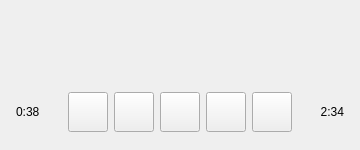
<?xml version="1.0" encoding="UTF-8"?>
<ui version="4.0">
 <class>PictureInPictureDialog</class>
 <widget class="QDialog" name="PictureInPictureDialog">
  <property name="geometry">
   <rect>
    <x>0</x>
    <y>0</y>
    <width>360</width>
    <height>150</height>
   </rect>
  </property>
  <property name="sizePolicy">
   <sizepolicy hsizetype="Expanding" vsizetype="Expanding">
    <horstretch>0</horstretch>
    <verstretch>0</verstretch>
   </sizepolicy>
  </property>
  <property name="minimumSize">
   <size>
    <width>360</width>
    <height>150</height>
   </size>
  </property>
  <property name="maximumSize">
   <size>
    <width>16777215</width>
    <height>16777215</height>
   </size>
  </property>
  <property name="mouseTracking">
   <bool>true</bool>
  </property>
  <property name="windowTitle">
   <string>Dialog</string>
  </property>
  <property name="styleSheet">
   <string notr="true"/>
  </property>
  <layout class="QVBoxLayout" name="verticalLayout">
   <property name="spacing">
    <number>0</number>
   </property>
   <property name="leftMargin">
    <number>0</number>
   </property>
   <property name="topMargin">
    <number>18</number>
   </property>
   <property name="rightMargin">
    <number>0</number>
   </property>
   <property name="bottomMargin">
    <number>0</number>
   </property>
   <item>
    <layout class="QHBoxLayout" name="horizontalLayout_2">
     <property name="spacing">
      <number>12</number>
     </property>
     <property name="leftMargin">
      <number>16</number>
     </property>
     <property name="rightMargin">
      <number>16</number>
     </property>
     <property name="bottomMargin">
      <number>6</number>
     </property>
     <item>
      <layout class="QVBoxLayout" name="verticalLayout_2">
       <property name="spacing">
        <number>3</number>
       </property>
       <item>
        <spacer name="verticalSpacer">
         <property name="orientation">
          <enum>Qt::Vertical</enum>
         </property>
         <property name="sizeHint" stdset="0">
          <size>
           <width>20</width>
           <height>40</height>
          </size>
         </property>
        </spacer>
       </item>
       <item>
        <layout class="QHBoxLayout" name="horizontalLayout_4"/>
       </item>
       <item>
        <widget class="StrongBodyLabel" name="title_label">
         <property name="text">
          <string/>
         </property>
        </widget>
       </item>
       <item>
        <widget class="BodyLabel" name="author_label">
         <property name="styleSheet">
          <string notr="true">QLabel {
	color: lightgray;
	font-size: 13px;
}</string>
         </property>
         <property name="text">
          <string/>
         </property>
        </widget>
       </item>
       <item>
        <spacer name="verticalSpacer_2">
         <property name="orientation">
          <enum>Qt::Vertical</enum>
         </property>
         <property name="sizeHint" stdset="0">
          <size>
           <width>20</width>
           <height>40</height>
          </size>
         </property>
        </spacer>
       </item>
      </layout>
     </item>
     <item>
      <spacer name="horizontalSpacer_2">
       <property name="orientation">
        <enum>Qt::Horizontal</enum>
       </property>
       <property name="sizeHint" stdset="0">
        <size>
         <width>40</width>
         <height>20</height>
        </size>
       </property>
      </spacer>
     </item>
     <item>
      <widget class="QLabel" name="thumbnail_label">
       <property name="minimumSize">
        <size>
         <width>60</width>
         <height>60</height>
        </size>
       </property>
       <property name="maximumSize">
        <size>
         <width>60</width>
         <height>60</height>
        </size>
       </property>
       <property name="text">
        <string/>
       </property>
       <property name="scaledContents">
        <bool>false</bool>
       </property>
       <property name="alignment">
        <set>Qt::AlignCenter</set>
       </property>
      </widget>
     </item>
    </layout>
   </item>
   <item>
    <layout class="QHBoxLayout" name="horizontalLayout_3">
     <property name="spacing">
      <number>6</number>
     </property>
     <property name="leftMargin">
      <number>16</number>
     </property>
     <property name="topMargin">
      <number>3</number>
     </property>
     <property name="rightMargin">
      <number>16</number>
     </property>
     <property name="bottomMargin">
      <number>18</number>
     </property>
     <item>
      <widget class="BodyLabel" name="BodyLabel">
       <property name="sizePolicy">
        <sizepolicy hsizetype="Preferred" vsizetype="Preferred">
         <horstretch>0</horstretch>
         <verstretch>0</verstretch>
        </sizepolicy>
       </property>
       <property name="minimumSize">
        <size>
         <width>32</width>
         <height>0</height>
        </size>
       </property>
       <property name="maximumSize">
        <size>
         <width>16777215</width>
         <height>16777215</height>
        </size>
       </property>
       <property name="styleSheet">
        <string notr="true">FluentLabelBase {
    color: black;
}

HyperlinkLabel {
    color: #009faa;
    border: none;
    background-color: transparent;
    text-align: left;
    padding: 0;
    margin: 0;
}

HyperlinkLabel[underline=true] {
    text-decoration: underline;
}

HyperlinkLabel[underline=false] {
    text-decoration: none;
}

HyperlinkLabel:hover {
    color: #007780;
}

HyperlinkLabel:pressed {
    color: #00a7b3;
}
FluentLabelBase{color:lightgray}</string>
       </property>
       <property name="text">
        <string>0:38</string>
       </property>
      </widget>
     </item>
     <item>
      <spacer name="horizontalSpacer">
       <property name="orientation">
        <enum>Qt::Horizontal</enum>
       </property>
       <property name="sizeHint" stdset="0">
        <size>
         <width>40</width>
         <height>20</height>
        </size>
       </property>
      </spacer>
     </item>
     <item>
      <widget class="TransparentToolButton" name="dislike_button">
       <property name="minimumSize">
        <size>
         <width>40</width>
         <height>40</height>
        </size>
       </property>
       <property name="maximumSize">
        <size>
         <width>40</width>
         <height>40</height>
        </size>
       </property>
       <property name="toolTip">
        <string>Dislike</string>
       </property>
       <property name="iconSize">
        <size>
         <width>20</width>
         <height>20</height>
        </size>
       </property>
      </widget>
     </item>
     <item>
      <widget class="TransparentToolButton" name="previous_button">
       <property name="minimumSize">
        <size>
         <width>40</width>
         <height>40</height>
        </size>
       </property>
       <property name="maximumSize">
        <size>
         <width>40</width>
         <height>40</height>
        </size>
       </property>
       <property name="toolTip">
        <string>Previous</string>
       </property>
       <property name="iconSize">
        <size>
         <width>20</width>
         <height>20</height>
        </size>
       </property>
       <property name="shortcut">
        <string>Left</string>
       </property>
      </widget>
     </item>
     <item>
      <widget class="TransparentToolButton" name="play_pause_button">
       <property name="minimumSize">
        <size>
         <width>40</width>
         <height>40</height>
        </size>
       </property>
       <property name="maximumSize">
        <size>
         <width>40</width>
         <height>40</height>
        </size>
       </property>
       <property name="toolTip">
        <string>Play/Pause</string>
       </property>
       <property name="iconSize">
        <size>
         <width>22</width>
         <height>22</height>
        </size>
       </property>
       <property name="shortcut">
        <string>Space</string>
       </property>
      </widget>
     </item>
     <item>
      <widget class="TransparentToolButton" name="next_button">
       <property name="minimumSize">
        <size>
         <width>40</width>
         <height>40</height>
        </size>
       </property>
       <property name="maximumSize">
        <size>
         <width>40</width>
         <height>40</height>
        </size>
       </property>
       <property name="toolTip">
        <string>Next</string>
       </property>
       <property name="iconSize">
        <size>
         <width>20</width>
         <height>20</height>
        </size>
       </property>
       <property name="shortcut">
        <string>Right</string>
       </property>
      </widget>
     </item>
     <item>
      <widget class="TransparentToolButton" name="like_button">
       <property name="minimumSize">
        <size>
         <width>40</width>
         <height>40</height>
        </size>
       </property>
       <property name="maximumSize">
        <size>
         <width>40</width>
         <height>40</height>
        </size>
       </property>
       <property name="toolTip">
        <string>Like</string>
       </property>
       <property name="iconSize">
        <size>
         <width>20</width>
         <height>20</height>
        </size>
       </property>
      </widget>
     </item>
     <item>
      <spacer name="horizontalSpacer_3">
       <property name="orientation">
        <enum>Qt::Horizontal</enum>
       </property>
       <property name="sizeHint" stdset="0">
        <size>
         <width>40</width>
         <height>20</height>
        </size>
       </property>
      </spacer>
     </item>
     <item>
      <widget class="BodyLabel" name="BodyLabel_2">
       <property name="sizePolicy">
        <sizepolicy hsizetype="Preferred" vsizetype="Preferred">
         <horstretch>0</horstretch>
         <verstretch>0</verstretch>
        </sizepolicy>
       </property>
       <property name="minimumSize">
        <size>
         <width>32</width>
         <height>0</height>
        </size>
       </property>
       <property name="maximumSize">
        <size>
         <width>16777215</width>
         <height>16777215</height>
        </size>
       </property>
       <property name="styleSheet">
        <string notr="true">FluentLabelBase {
    color: black;
}

HyperlinkLabel {
    color: #009faa;
    border: none;
    background-color: transparent;
    text-align: left;
    padding: 0;
    margin: 0;
}

HyperlinkLabel[underline=true] {
    text-decoration: underline;
}

HyperlinkLabel[underline=false] {
    text-decoration: none;
}

HyperlinkLabel:hover {
    color: #007780;
}

HyperlinkLabel:pressed {
    color: #00a7b3;
}
FluentLabelBase{color:lightgray}</string>
       </property>
       <property name="text">
        <string>2:34</string>
       </property>
       <property name="alignment">
        <set>Qt::AlignRight|Qt::AlignTrailing|Qt::AlignVCenter</set>
       </property>
      </widget>
     </item>
    </layout>
   </item>
  </layout>
 </widget>
 <customwidgets>
  <customwidget>
   <class>BodyLabel</class>
   <extends>QLabel</extends>
   <header>qfluentwidgets</header>
  </customwidget>
  <customwidget>
   <class>TransparentToolButton</class>
   <extends>QToolButton</extends>
   <header>qfluentwidgets</header>
  </customwidget>
  <customwidget>
   <class>StrongBodyLabel</class>
   <extends>QLabel</extends>
   <header>qfluentwidgets</header>
  </customwidget>
 </customwidgets>
 <resources/>
 <connections/>
</ui>
